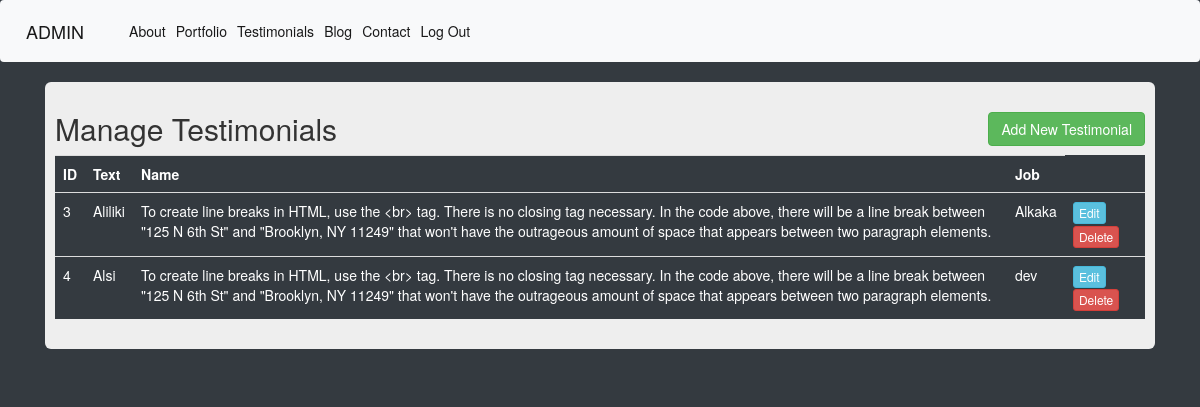
Page /admin/testimonial-list (signed in) on the earlier database version.
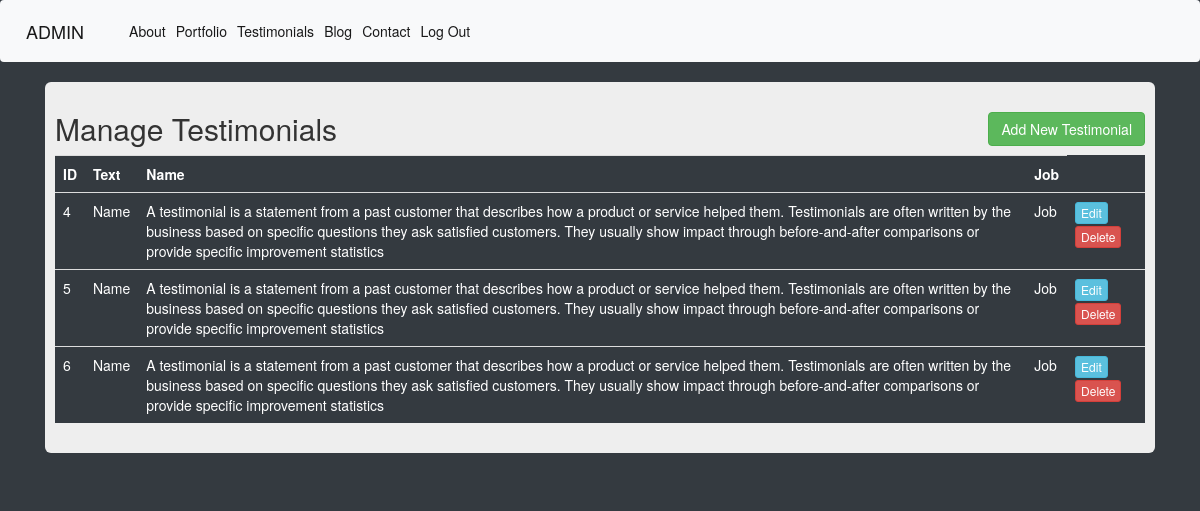
Same page on the later database version.
### Project/models.py (models this page shows, shortened)
class Testimonial(db.Model):
    id = db.Column(db.Integer, primary_key=True)
    text=db.Column(db.String(100), nullable=False)
    name=db.Column(db.String(20), nullable=False)
    job=db.Column(db.String(20))

### Project/routes.py (the view)
@app.route('/admin/testimonial-list')
@login_required
def admin_testimonial_list():
    testimonial = Testimonial.query.all()
    return render_template('admin/testimonial-list.html', testimonial=testimonial)

### Project/models.py (called while the page is built)
@login_manager.user_loader
def load_user(user_id):
    return Admin.query.get(user_id)

### Project/templates/admin/testimonial-list.html
{% extends 'admin/base.html' %}
{% block content %}
<div class="container">
    <div class="row">
        <div class="col md-12">
            <div class="jumbotron p-3">
                <h2>Manage Testimonials <a href="{{url_for('add_testimonial')}}"><button type="button"  class="btn btn-success float-right"
                data-toggle="modal">Add New Testimonial</button> </h2></a>
                <table class="table table-hover table-dark">
                    <tr>
                        <th>ID</th>
                        <th>Text</th>
                        <th>Name</th>
                        <th>Job</th>
                    </tr>
                    {% for testimonialitem in testimonial %}
                    <tr>
                        <td>{{testimonialitem.id}}</td>
                        <td>{{testimonialitem.name}}</td>
                        <td>{{testimonialitem.text}}</td>
                        <td>{{testimonialitem.job}}</td>
                        <td>
                            <a href="{{url_for('edit_testimonial', id=testimonialitem.id)}}" class="btn btn-info btn-xs">Edit</a>
                            <a href="{{url_for('delete_testimonial', id=testimonialitem.id)}}" class="btn btn-danger btn-xs"
                            onclick="return confirm('Are You Sure To Delete ?')">Delete</a>
                        </td>
                    </tr>
                    {% endfor %}
                </table>
            </div>
        </div>
    </div>
</div>
{% endblock %}

Differences in the rows shown:
removed Testimonial: id "3", name "Aliliki", text "To create line breaks in HTML, use the <br> tag. There is no closing tag necessary. In the code above, there will be a line break between \"125 N 6th St\" and \"Brooklyn, NY 11249\" that won't have the outrageous amount of space that appears between two paragraph elements.", job "Alkaka"
changed Testimonial id 4: name "Alsi" → "Name"; text "To create line breaks in HTML, use the <br> tag. There is no closing tag necessary. In the code above, there will be a line break between \"125 N 6th St\" and \"Brooklyn, NY 11249\" that won't have the outrageous amount of space that appears between two paragraph elements." → "A testimonial is a statement from a past customer that describes how a product or service helped them. Testimonials are often written by the business based on specific questions they ask satisfied customers. They usually show impact through before-and-after comparisons or provide specific improvement statistics"; job "dev" → "Job"
added Testimonial: id "5", name "Name", text "A testimonial is a statement from a past customer that describes how a product or service helped them. Testimonials are often written by the business based on specific questions they ask satisfied customers. They usually show impact through before-and-after comparisons or provide specific improvement statistics", job "Job"
added Testimonial: id "6", name "Name", text "A testimonial is a statement from a past customer that describes how a product or service helped them. Testimonials are often written by the business based on specific questions they ask satisfied customers. They usually show impact through before-and-after comparisons or provide specific improvement statistics", job "Job"
